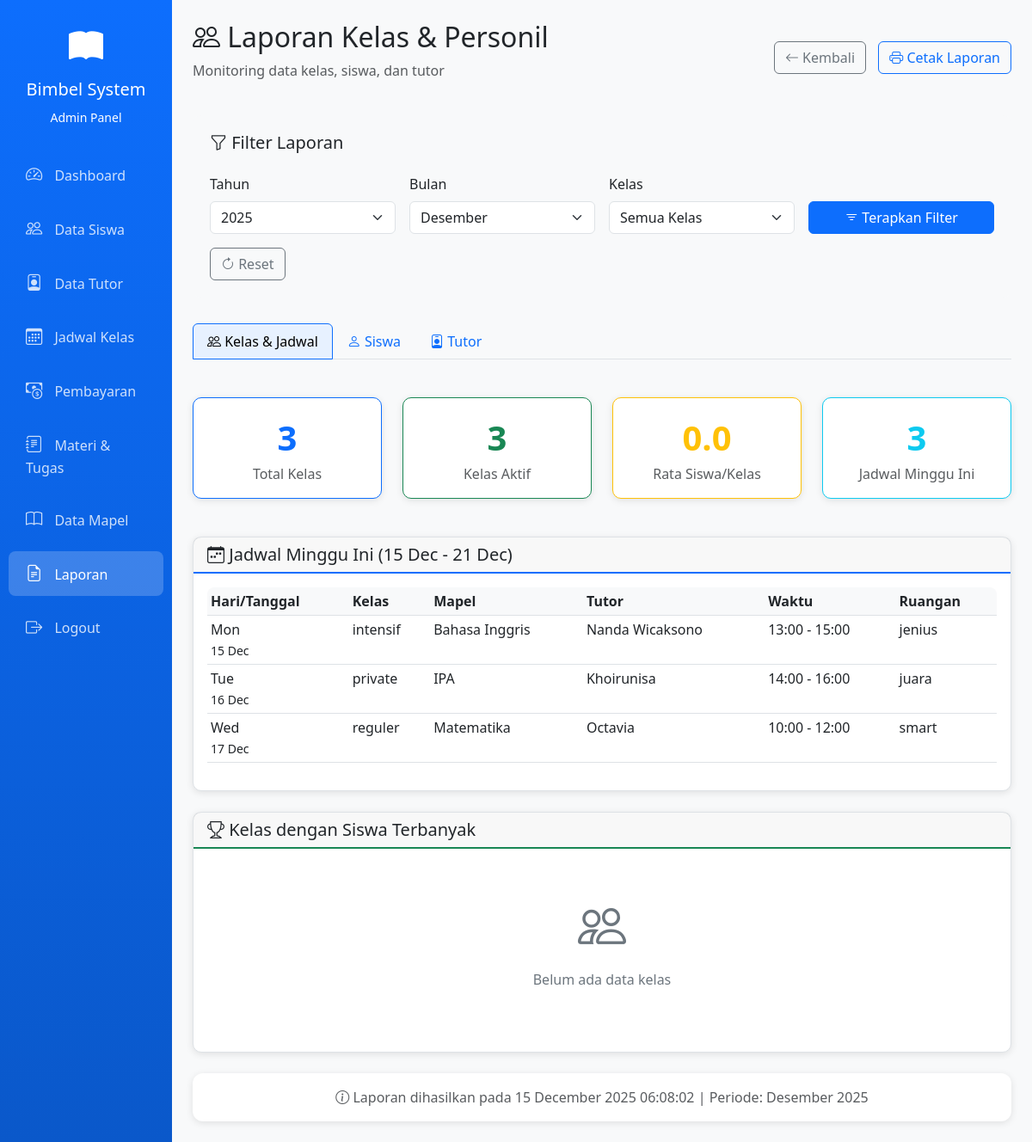
Screenshot of /admin/laporan_kelas.php (signed in) with the database file from the repository.
### tables this page shows
CREATE TABLE `jadwal` (
  `id_jadwal` int NOT NULL,
  `id_kelas` int NOT NULL,
  `id_tutor` int NOT NULL,
  `id_mapel` int NOT NULL,
  `tanggal` date NOT NULL,
  `jam_mulai` time NOT NULL,
  `jam_selesai` time NOT NULL,
  `id_ruangan` int DEFAULT NULL,
  `status` enum('Aktif','Ditunda','Selesai') DEFAULT 'Aktif'
);

CREATE TABLE `kelas` (
  `id_kelas` int NOT NULL,
  `nama_kelas` varchar(50) NOT NULL,
  `id_mapel` int DEFAULT NULL,
  `id_tutor` int DEFAULT NULL,
  `status` enum('aktif','selesai') DEFAULT 'aktif',
  `created_at` timestamp NULL DEFAULT CURRENT_TIMESTAMP,
  `id_ruangan` int DEFAULT NULL
);

CREATE TABLE `mapel` (
  `id_mapel` int NOT NULL,
  `nama_mapel` varchar(50) DEFAULT NULL,
  `kode_mapel` varchar(20) DEFAULT NULL,
  `jenjang` enum('SD','SMP','SMA') DEFAULT NULL,
  `kurikulum` varchar(50) DEFAULT NULL,
  `deskripsi` text,
  `status` enum('Aktif','Nonaktif') DEFAULT 'Aktif',
  `created_at` timestamp NULL DEFAULT CURRENT_TIMESTAMP,
  `updated_at` datetime DEFAULT NULL
);

CREATE TABLE `tutor` (
  `id_tutor` int NOT NULL,
  `nama_tutor` varchar(100) NOT NULL,
  `email` varchar(100) NOT NULL,
  `telepon` varchar(20) DEFAULT NULL,
  `id_mapel` int NOT NULL,
  `pendidikan` varchar(100) NOT NULL,
  `pengalaman` int NOT NULL,
  `alamat` text NOT NULL,
  `status` enum('aktif','nonaktif','cuti') DEFAULT 'aktif',
  `created_at` timestamp NULL DEFAULT CURRENT_TIMESTAMP,
  `foto` varchar(255) DEFAULT NULL
);

CREATE TABLE `ruangan` (
  `id_ruangan` int NOT NULL,
  `nama_ruangan` varchar(50) NOT NULL,
  `keterangan` varchar(100) DEFAULT NULL
);

### admin/laporan_kelas.php (the view, shortened to what the rows shown need)
<?php
require "../config.php";
function h($str)
{
    return htmlspecialchars($str ?? '', ENT_QUOTES, 'UTF-8');
}
$tab = $_GET['tab'] ?? 'class';
if ($tab === 'class') {
    $startWeek = date('Y-m-d', strtotime('monday this week'));
    $endWeek = date('Y-m-d', strtotime('sunday this week'));
    $qJadwalMinggu = mysqli_query($conn, "
        SELECT
            j.tanggal,
            DATE_FORMAT(j.tanggal, '%W') AS hari,
            k.nama_kelas,
            m.nama_mapel,
            t.nama_tutor,
            j.jam_mulai,
            j.jam_selesai,
            r.nama_ruangan
        FROM jadwal j
        JOIN kelas k ON j.id_kelas = k.id_kelas
        JOIN mapel m ON j.id_mapel = m.id_mapel
        JOIN tutor t ON j.id_tutor = t.id_tutor
        LEFT JOIN ruangan r ON j.id_ruangan = r.id_ruangan
        WHERE j.tanggal BETWEEN '$startWeek' AND '$endWeek'
          AND k.status = 'Aktif'
        ORDER BY j.tanggal, j.jam_mulai
    ");
}
?>
<!DOCTYPE html>
<html lang="id">
<head>
    <link href="https://cdn.jsdelivr.net/npm/bootstrap@5.3.0/dist/css/bootstrap.min.css" rel="stylesheet">
    <link rel="stylesheet" href="https://cdn.jsdelivr.net/npm/bootstrap-icons@1.10.0/font/bootstrap-icons.css">
    <link rel="stylesheet" href="../assets/css/style.css">
</head>
<body>
    <div class="container-fluid">
        <div class="row">
            <div class="col-md-10 content-wrapper p-4">
                <div class="page-header d-flex justify-content-between align-items-center mb-4">
                    <div>
                        <h2><i class="bi bi-people"></i> Laporan Kelas & Personil</h2>
                    </div>
                </div>
                <div class="tab-content">
                    <?php if ($tab === 'class'): ?>
                        <div class="card report-card mb-4">
                            <div class="card-body">
                                <?php if (mysqli_num_rows($qJadwalMinggu) > 0): ?>
                                    <div class="table-responsive">
                                        <table class="table table-sm">
                                            <thead>
                                                <tr>
                                                    <th>Hari/Tanggal</th>
                                                    <th>Kelas</th>
                                                    <th>Mapel</th>
                                                    <th>Tutor</th>
                                                    <th>Waktu</th>
                                                    <th>Ruangan</th>
                                                </tr>
                                            </thead>
                                            <tbody>
                                                <?php while ($row = mysqli_fetch_assoc($qJadwalMinggu)): ?>
                                                    <tr>
                                                        <td>
                                                            <?= date('D', strtotime($row['tanggal'])) ?><br>
                                                            <small><?= date('d M', strtotime($row['tanggal'])) ?></small>
                                                        </td>
                                                        <td><?= h($row['nama_kelas']) ?></td>
                                                        <td><?= h($row['nama_mapel']) ?></td>
                                                        <td><?= h($row['nama_tutor']) ?></td>
                                                        <td><?= date('H:i', strtotime($row['jam_mulai'])) ?> - <?= date('H:i', strtotime($row['jam_selesai'])) ?></td>
                                                        <td><?= h($row['nama_ruangan'] ?? '-') ?></td>
                                                    </tr>
                                                <?php endwhile; ?>
                                            </tbody>
                                        </table>
                                    </div>
                                <?php endif; ?>
                            </div>
                        </div>
                    <?php endif; ?>
                </div>
            </div>
        </div>
    </div>
</body>
</html>

### rows the page displays
jadwal: tanggal "Mon", tanggal "15 Dec", id_kelas.nama_kelas "intensif", id_mapel.nama_mapel "Bahasa Inggris", id_tutor.nama_tutor "Nanda Wicaksono", jam_mulai "13:00", jam_selesai "15:00", id_ruangan.nama_ruangan "jenius"
jadwal: tanggal "Tue", tanggal "16 Dec", id_kelas.nama_kelas "private", id_mapel.nama_mapel "IPA", id_tutor.nama_tutor "Khoirunisa", jam_mulai "14:00", jam_selesai "16:00", id_ruangan.nama_ruangan "juara"
jadwal: tanggal "Wed", tanggal "17 Dec", id_kelas.nama_kelas "reguler", id_mapel.nama_mapel "Matematika", id_tutor.nama_tutor "Octavia", jam_mulai "10:00", jam_selesai "12:00", id_ruangan.nama_ruangan "smart"

### other values shown
$statistikKelas['total_kelas'] "3"
$statistikKelas['kelas_aktif'] "3"
$statistikKelas['rata_siswa_per_kelas'] "0.0"
$jadwalMingguCount "3"
getMonthName((int)$bulan) "Desember"
$tahun "2025"
form field tahun "2025"
form field bulan "Desember"
